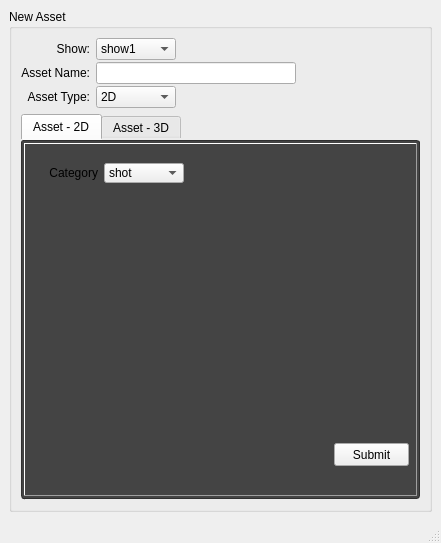
<?xml version="1.0" encoding="UTF-8"?>
<ui version="4.0">
 <class>MainWindow</class>
 <widget class="QMainWindow" name="MainWindow">
  <property name="geometry">
   <rect>
    <x>0</x>
    <y>0</y>
    <width>441</width>
    <height>543</height>
   </rect>
  </property>
  <property name="windowTitle">
   <string>MainWindow</string>
  </property>
  <widget class="QWidget" name="centralwidget">
   <layout class="QHBoxLayout" name="horizontalLayout_2">
    <item>
     <widget class="QGroupBox" name="groupBox">
      <property name="title">
       <string>New Asset</string>
      </property>
      <layout class="QHBoxLayout" name="horizontalLayout_4">
       <item>
        <layout class="QVBoxLayout" name="verticalLayout">
         <item>
          <layout class="QGridLayout" name="gridLayout" columnstretch="0,1,1">
           <property name="verticalSpacing">
            <number>2</number>
           </property>
           <item row="0" column="0">
            <widget class="QLabel" name="label">
             <property name="text">
              <string>Show:</string>
             </property>
             <property name="alignment">
              <set>Qt::AlignRight|Qt::AlignTrailing|Qt::AlignVCenter</set>
             </property>
            </widget>
           </item>
           <item row="0" column="1">
            <widget class="QComboBox" name="comboBox">
             <property name="sizePolicy">
              <sizepolicy hsizetype="MinimumExpanding" vsizetype="Fixed">
               <horstretch>0</horstretch>
               <verstretch>0</verstretch>
              </sizepolicy>
             </property>
             <property name="minimumSize">
              <size>
               <width>80</width>
               <height>0</height>
              </size>
             </property>
             <property name="maximumSize">
              <size>
               <width>80</width>
               <height>16777215</height>
              </size>
             </property>
             <item>
              <property name="text">
               <string>show1</string>
              </property>
             </item>
             <item>
              <property name="text">
               <string>show2</string>
              </property>
             </item>
             <item>
              <property name="text">
               <string>show3</string>
              </property>
             </item>
            </widget>
           </item>
           <item row="1" column="0">
            <widget class="QLabel" name="label_2">
             <property name="text">
              <string>Asset Name:</string>
             </property>
             <property name="alignment">
              <set>Qt::AlignRight|Qt::AlignTrailing|Qt::AlignVCenter</set>
             </property>
            </widget>
           </item>
           <item row="1" column="1">
            <widget class="QLineEdit" name="lineEdit">
             <property name="sizePolicy">
              <sizepolicy hsizetype="MinimumExpanding" vsizetype="Fixed">
               <horstretch>0</horstretch>
               <verstretch>0</verstretch>
              </sizepolicy>
             </property>
             <property name="minimumSize">
              <size>
               <width>200</width>
               <height>0</height>
              </size>
             </property>
             <property name="maximumSize">
              <size>
               <width>200</width>
               <height>16777215</height>
              </size>
             </property>
            </widget>
           </item>
           <item row="2" column="0">
            <widget class="QLabel" name="label_3">
             <property name="text">
              <string>Asset Type:</string>
             </property>
             <property name="alignment">
              <set>Qt::AlignRight|Qt::AlignTrailing|Qt::AlignVCenter</set>
             </property>
            </widget>
           </item>
           <item row="2" column="1">
            <widget class="QComboBox" name="comboBox_2">
             <property name="sizePolicy">
              <sizepolicy hsizetype="MinimumExpanding" vsizetype="Fixed">
               <horstretch>0</horstretch>
               <verstretch>0</verstretch>
              </sizepolicy>
             </property>
             <property name="minimumSize">
              <size>
               <width>80</width>
               <height>0</height>
              </size>
             </property>
             <property name="maximumSize">
              <size>
               <width>80</width>
               <height>16777215</height>
              </size>
             </property>
             <item>
              <property name="text">
               <string>2D</string>
              </property>
             </item>
             <item>
              <property name="text">
               <string>3D</string>
              </property>
             </item>
            </widget>
           </item>
           <item row="1" column="2">
            <spacer name="horizontalSpacer">
             <property name="orientation">
              <enum>Qt::Horizontal</enum>
             </property>
             <property name="sizeHint" stdset="0">
              <size>
               <width>150</width>
               <height>20</height>
              </size>
             </property>
            </spacer>
           </item>
          </layout>
         </item>
         <item>
          <widget class="QTabWidget" name="tabWidget">
           <property name="styleSheet">
            <string notr="true">QTabWidget::pane {
margin: 0px,1px,1px,1px;
border: 1px solid rgb(48,48,48);
border-radius: 3px;
padding: 1px;
background-color: rgb(68,68,68);
}</string>
           </property>
           <property name="currentIndex">
            <number>0</number>
           </property>
           <widget class="QWidget" name="tab_2D">
            <attribute name="title">
             <string>Asset - 2D</string>
            </attribute>
            <layout class="QHBoxLayout" name="horizontalLayout">
             <property name="spacing">
              <number>1</number>
             </property>
             <property name="margin">
              <number>1</number>
             </property>
             <item>
              <widget class="QFrame" name="frame2D">
               <property name="frameShape">
                <enum>QFrame::Panel</enum>
               </property>
               <property name="frameShadow">
                <enum>QFrame::Raised</enum>
               </property>
               <widget class="QPushButton" name="pushButton">
                <property name="geometry">
                 <rect>
                  <x>310</x>
                  <y>300</y>
                  <width>75</width>
                  <height>23</height>
                 </rect>
                </property>
                <property name="text">
                 <string>Submit</string>
                </property>
               </widget>
               <widget class="QLabel" name="label_4">
                <property name="geometry">
                 <rect>
                  <x>13</x>
                  <y>20</y>
                  <width>61</width>
                  <height>20</height>
                 </rect>
                </property>
                <property name="text">
                 <string>Category</string>
                </property>
                <property name="alignment">
                 <set>Qt::AlignRight|Qt::AlignTrailing|Qt::AlignVCenter</set>
                </property>
               </widget>
               <widget class="QComboBox" name="comboBox_3">
                <property name="geometry">
                 <rect>
                  <x>80</x>
                  <y>20</y>
                  <width>80</width>
                  <height>20</height>
                 </rect>
                </property>
                <property name="sizePolicy">
                 <sizepolicy hsizetype="MinimumExpanding" vsizetype="Fixed">
                  <horstretch>0</horstretch>
                  <verstretch>0</verstretch>
                 </sizepolicy>
                </property>
                <property name="minimumSize">
                 <size>
                  <width>80</width>
                  <height>0</height>
                 </size>
                </property>
                <property name="maximumSize">
                 <size>
                  <width>80</width>
                  <height>16777215</height>
                 </size>
                </property>
                <item>
                 <property name="text">
                  <string>shot</string>
                 </property>
                </item>
                <item>
                 <property name="text">
                  <string>prop</string>
                 </property>
                </item>
                <item>
                 <property name="text">
                  <string>actor</string>
                 </property>
                </item>
               </widget>
              </widget>
             </item>
            </layout>
           </widget>
           <widget class="QWidget" name="tab_3D">
            <attribute name="title">
             <string>Asset - 3D</string>
            </attribute>
            <layout class="QHBoxLayout" name="horizontalLayout_3">
             <property name="spacing">
              <number>1</number>
             </property>
             <property name="margin">
              <number>1</number>
             </property>
             <item>
              <widget class="QFrame" name="frame3D">
               <property name="frameShape">
                <enum>QFrame::Panel</enum>
               </property>
               <property name="frameShadow">
                <enum>QFrame::Raised</enum>
               </property>
               <widget class="QWidget" name="layoutWidget">
                <property name="geometry">
                 <rect>
                  <x>270</x>
                  <y>300</y>
                  <width>123</width>
                  <height>26</height>
                 </rect>
                </property>
                <layout class="QHBoxLayout" name="horizontalLayout_5" stretch="1,0">
                 <item>
                  <spacer name="horizontalSpacer_2">
                   <property name="orientation">
                    <enum>Qt::Horizontal</enum>
                   </property>
                   <property name="sizeHint" stdset="0">
                    <size>
                     <width>40</width>
                     <height>20</height>
                    </size>
                   </property>
                  </spacer>
                 </item>
                 <item>
                  <widget class="QPushButton" name="pushButton_2">
                   <property name="text">
                    <string>Submit</string>
                   </property>
                  </widget>
                 </item>
                </layout>
               </widget>
              </widget>
             </item>
            </layout>
           </widget>
          </widget>
         </item>
        </layout>
       </item>
      </layout>
     </widget>
    </item>
   </layout>
  </widget>
  <widget class="QMenuBar" name="menubar">
   <property name="geometry">
    <rect>
     <x>0</x>
     <y>0</y>
     <width>441</width>
     <height>19</height>
    </rect>
   </property>
  </widget>
  <widget class="QStatusBar" name="statusbar"/>
 </widget>
 <resources/>
 <connections/>
</ui>
